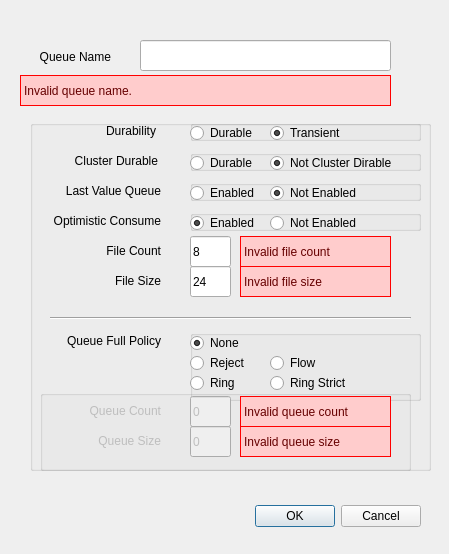
<?xml version="1.0" encoding="UTF-8"?>
<ui version="4.0">
 <class>DialogDeclareQueue</class>
 <widget class="QDialog" name="DialogDeclareQueue">
  <property name="geometry">
   <rect>
    <x>0</x>
    <y>0</y>
    <width>449</width>
    <height>554</height>
   </rect>
  </property>
  <property name="windowTitle">
   <string>Declare a new Queue</string>
  </property>
  <property name="windowOpacity">
   <double>1.000000000000000</double>
  </property>
  <property name="modal">
   <bool>false</bool>
  </property>
  <widget class="QDialogButtonBox" name="buttonBox">
   <property name="geometry">
    <rect>
     <x>80</x>
     <y>500</y>
     <width>341</width>
     <height>32</height>
    </rect>
   </property>
   <property name="orientation">
    <enum>Qt::Horizontal</enum>
   </property>
   <property name="standardButtons">
    <set>QDialogButtonBox::Cancel|QDialogButtonBox::Ok</set>
   </property>
  </widget>
  <widget class="QLabel" name="labelName">
   <property name="geometry">
    <rect>
     <x>20</x>
     <y>46</y>
     <width>91</width>
     <height>21</height>
    </rect>
   </property>
   <property name="toolTip">
    <string>The name of the queue to declare. 0-9, A-Z, a-z, . or _</string>
   </property>
   <property name="whatsThis">
    <string/>
   </property>
   <property name="text">
    <string>Queue Name</string>
   </property>
   <property name="alignment">
    <set>Qt::AlignRight|Qt::AlignTrailing|Qt::AlignVCenter</set>
   </property>
  </widget>
  <widget class="QLineEdit" name="lineEditName">
   <property name="geometry">
    <rect>
     <x>140</x>
     <y>40</y>
     <width>251</width>
     <height>31</height>
    </rect>
   </property>
   <property name="maxLength">
    <number>256</number>
   </property>
  </widget>
  <widget class="QGroupBox" name="groupBoxExtra">
   <property name="enabled">
    <bool>true</bool>
   </property>
   <property name="geometry">
    <rect>
     <x>30</x>
     <y>120</y>
     <width>401</width>
     <height>351</height>
    </rect>
   </property>
   <property name="title">
    <string/>
   </property>
   <widget class="QLabel" name="labelDurability">
    <property name="geometry">
     <rect>
      <x>60</x>
      <y>0</y>
      <width>66</width>
      <height>21</height>
     </rect>
    </property>
    <property name="text">
     <string>Durability</string>
    </property>
    <property name="alignment">
     <set>Qt::AlignRight|Qt::AlignTrailing|Qt::AlignVCenter</set>
    </property>
   </widget>
   <widget class="QGroupBox" name="groupBoxDirability">
    <property name="geometry">
     <rect>
      <x>160</x>
      <y>0</y>
      <width>231</width>
      <height>21</height>
     </rect>
    </property>
    <property name="title">
     <string/>
    </property>
    <property name="alignment">
     <set>Qt::AlignLeading|Qt::AlignLeft|Qt::AlignVCenter</set>
    </property>
    <widget class="QRadioButton" name="radioButtonTransient">
     <property name="geometry">
      <rect>
       <x>80</x>
       <y>0</y>
       <width>108</width>
       <height>26</height>
      </rect>
     </property>
     <property name="text">
      <string>Transient</string>
     </property>
     <property name="checked">
      <bool>true</bool>
     </property>
    </widget>
    <widget class="QRadioButton" name="radioButtonDurable">
     <property name="geometry">
      <rect>
       <x>0</x>
       <y>0</y>
       <width>81</width>
       <height>26</height>
      </rect>
     </property>
     <property name="text">
      <string>Durable</string>
     </property>
     <property name="checked">
      <bool>false</bool>
     </property>
    </widget>
   </widget>
   <widget class="QGroupBox" name="groupBoxCluster">
    <property name="geometry">
     <rect>
      <x>160</x>
      <y>30</y>
      <width>231</width>
      <height>21</height>
     </rect>
    </property>
    <property name="title">
     <string/>
    </property>
    <property name="alignment">
     <set>Qt::AlignLeading|Qt::AlignLeft|Qt::AlignVCenter</set>
    </property>
    <widget class="QRadioButton" name="radioButtonClusterTransient">
     <property name="geometry">
      <rect>
       <x>80</x>
       <y>0</y>
       <width>161</width>
       <height>26</height>
      </rect>
     </property>
     <property name="text">
      <string>Not Cluster Dirable</string>
     </property>
     <property name="checked">
      <bool>true</bool>
     </property>
    </widget>
    <widget class="QRadioButton" name="radioButtonClusterDurable">
     <property name="geometry">
      <rect>
       <x>0</x>
       <y>0</y>
       <width>81</width>
       <height>26</height>
      </rect>
     </property>
     <property name="text">
      <string>Durable</string>
     </property>
     <property name="checked">
      <bool>false</bool>
     </property>
    </widget>
   </widget>
   <widget class="QGroupBox" name="groupBoxConsume">
    <property name="geometry">
     <rect>
      <x>160</x>
      <y>90</y>
      <width>231</width>
      <height>21</height>
     </rect>
    </property>
    <property name="title">
     <string/>
    </property>
    <property name="alignment">
     <set>Qt::AlignLeading|Qt::AlignLeft|Qt::AlignVCenter</set>
    </property>
    <widget class="QRadioButton" name="radioButtonConsumeDisabled">
     <property name="geometry">
      <rect>
       <x>80</x>
       <y>0</y>
       <width>108</width>
       <height>26</height>
      </rect>
     </property>
     <property name="text">
      <string>Not Enabled</string>
     </property>
    </widget>
    <widget class="QRadioButton" name="radioButtonConsumeEnabled">
     <property name="geometry">
      <rect>
       <x>0</x>
       <y>0</y>
       <width>81</width>
       <height>26</height>
      </rect>
     </property>
     <property name="text">
      <string>Enabled</string>
     </property>
     <property name="checked">
      <bool>true</bool>
     </property>
    </widget>
   </widget>
   <widget class="QLineEdit" name="lineEditFileCount">
    <property name="geometry">
     <rect>
      <x>160</x>
      <y>116</y>
      <width>41</width>
      <height>31</height>
     </rect>
    </property>
    <property name="inputMask">
     <string>D00; </string>
    </property>
    <property name="text">
     <string>8</string>
    </property>
    <property name="placeholderText">
     <string/>
    </property>
   </widget>
   <widget class="QGroupBox" name="groupBoxLVQ">
    <property name="geometry">
     <rect>
      <x>160</x>
      <y>60</y>
      <width>231</width>
      <height>21</height>
     </rect>
    </property>
    <property name="title">
     <string/>
    </property>
    <property name="alignment">
     <set>Qt::AlignLeading|Qt::AlignLeft|Qt::AlignVCenter</set>
    </property>
    <widget class="QRadioButton" name="radioButtonLVQDisabled">
     <property name="geometry">
      <rect>
       <x>80</x>
       <y>0</y>
       <width>108</width>
       <height>26</height>
      </rect>
     </property>
     <property name="text">
      <string>Not Enabled</string>
     </property>
     <property name="checked">
      <bool>true</bool>
     </property>
    </widget>
    <widget class="QRadioButton" name="radioButtonLVQEnabled">
     <property name="geometry">
      <rect>
       <x>0</x>
       <y>0</y>
       <width>81</width>
       <height>26</height>
      </rect>
     </property>
     <property name="text">
      <string>Enabled</string>
     </property>
     <property name="checked">
      <bool>false</bool>
     </property>
    </widget>
   </widget>
   <widget class="QLabel" name="labelConsume">
    <property name="geometry">
     <rect>
      <x>0</x>
      <y>90</y>
      <width>131</width>
      <height>21</height>
     </rect>
    </property>
    <property name="text">
     <string>Optimistic Consume</string>
    </property>
    <property name="alignment">
     <set>Qt::AlignRight|Qt::AlignTrailing|Qt::AlignVCenter</set>
    </property>
   </widget>
   <widget class="QLabel" name="labelPolicy">
    <property name="geometry">
     <rect>
      <x>0</x>
      <y>210</y>
      <width>131</width>
      <height>21</height>
     </rect>
    </property>
    <property name="text">
     <string>Queue Full Policy</string>
    </property>
    <property name="alignment">
     <set>Qt::AlignRight|Qt::AlignTrailing|Qt::AlignVCenter</set>
    </property>
   </widget>
   <widget class="QLabel" name="labelFileSize">
    <property name="geometry">
     <rect>
      <x>10</x>
      <y>150</y>
      <width>121</width>
      <height>21</height>
     </rect>
    </property>
    <property name="text">
     <string>File Size</string>
    </property>
    <property name="alignment">
     <set>Qt::AlignRight|Qt::AlignTrailing|Qt::AlignVCenter</set>
    </property>
   </widget>
   <widget class="QLabel" name="labelLVQ">
    <property name="geometry">
     <rect>
      <x>10</x>
      <y>60</y>
      <width>121</width>
      <height>21</height>
     </rect>
    </property>
    <property name="text">
     <string>Last Value Queue</string>
    </property>
    <property name="alignment">
     <set>Qt::AlignRight|Qt::AlignTrailing|Qt::AlignVCenter</set>
    </property>
   </widget>
   <widget class="QLabel" name="labelClusterDurability">
    <property name="geometry">
     <rect>
      <x>17</x>
      <y>30</y>
      <width>111</width>
      <height>21</height>
     </rect>
    </property>
    <property name="text">
     <string>Cluster Durable</string>
    </property>
    <property name="alignment">
     <set>Qt::AlignRight|Qt::AlignTrailing|Qt::AlignVCenter</set>
    </property>
   </widget>
   <widget class="QLineEdit" name="lineEditFileSize">
    <property name="geometry">
     <rect>
      <x>160</x>
      <y>146</y>
      <width>41</width>
      <height>31</height>
     </rect>
    </property>
    <property name="inputMask">
     <string>D00; </string>
    </property>
    <property name="text">
     <string>24</string>
    </property>
   </widget>
   <widget class="QGroupBox" name="groupBoxPolicy">
    <property name="geometry">
     <rect>
      <x>160</x>
      <y>210</y>
      <width>231</width>
      <height>71</height>
     </rect>
    </property>
    <property name="title">
     <string/>
    </property>
    <property name="alignment">
     <set>Qt::AlignLeading|Qt::AlignLeft|Qt::AlignVCenter</set>
    </property>
    <widget class="QRadioButton" name="radioButtonPolicyReject">
     <property name="geometry">
      <rect>
       <x>0</x>
       <y>20</y>
       <width>108</width>
       <height>26</height>
      </rect>
     </property>
     <property name="text">
      <string>Reject</string>
     </property>
    </widget>
    <widget class="QRadioButton" name="radioButtonPolicyNone">
     <property name="geometry">
      <rect>
       <x>0</x>
       <y>0</y>
       <width>81</width>
       <height>26</height>
      </rect>
     </property>
     <property name="text">
      <string>None</string>
     </property>
     <property name="checked">
      <bool>true</bool>
     </property>
    </widget>
    <widget class="QRadioButton" name="radioButtonPolicyFlow">
     <property name="geometry">
      <rect>
       <x>80</x>
       <y>20</y>
       <width>108</width>
       <height>26</height>
      </rect>
     </property>
     <property name="text">
      <string>Flow</string>
     </property>
    </widget>
    <widget class="QRadioButton" name="radioButtonPolicyRing">
     <property name="geometry">
      <rect>
       <x>0</x>
       <y>40</y>
       <width>108</width>
       <height>26</height>
      </rect>
     </property>
     <property name="text">
      <string>Ring</string>
     </property>
    </widget>
    <widget class="QRadioButton" name="radioButtonPolicyRingStrict">
     <property name="geometry">
      <rect>
       <x>80</x>
       <y>40</y>
       <width>108</width>
       <height>26</height>
      </rect>
     </property>
     <property name="text">
      <string>Ring Strict</string>
     </property>
    </widget>
   </widget>
   <widget class="QLabel" name="labelFileCount">
    <property name="geometry">
     <rect>
      <x>10</x>
      <y>120</y>
      <width>121</width>
      <height>21</height>
     </rect>
    </property>
    <property name="text">
     <string>File Count</string>
    </property>
    <property name="alignment">
     <set>Qt::AlignRight|Qt::AlignTrailing|Qt::AlignVCenter</set>
    </property>
   </widget>
   <widget class="QGroupBox" name="groupBoxQueue">
    <property name="enabled">
     <bool>false</bool>
    </property>
    <property name="geometry">
     <rect>
      <x>10</x>
      <y>270</y>
      <width>371</width>
      <height>81</height>
     </rect>
    </property>
    <property name="title">
     <string/>
    </property>
    <widget class="QLabel" name="labelQueueCount">
     <property name="geometry">
      <rect>
       <x>0</x>
       <y>10</y>
       <width>121</width>
       <height>21</height>
      </rect>
     </property>
     <property name="text">
      <string>Queue Count</string>
     </property>
     <property name="alignment">
      <set>Qt::AlignRight|Qt::AlignTrailing|Qt::AlignVCenter</set>
     </property>
    </widget>
    <widget class="WhatsThisButton" name="toolButtonQueueCount">
     <property name="geometry">
      <rect>
       <x>130</x>
       <y>16</y>
       <width>14</width>
       <height>14</height>
      </rect>
     </property>
     <property name="whatsThis">
      <string>&lt;html&gt;&lt;head/&gt;&lt;body&gt;&lt;p&gt;&lt;span style=&quot; font-weight:600;&quot;&gt;Queue Count&lt;/span&gt;&lt;/p&gt;&lt;p&gt;Maximum in-memory queue size as a number of messages. Applies if Policy is set.&lt;/p&gt;&lt;/body&gt;&lt;/html&gt;</string>
     </property>
     <property name="styleSheet">
      <string notr="true">border: 0px;</string>
     </property>
     <property name="text">
      <string/>
     </property>
     <property name="icon">
      <iconset resource="sink.qrc">
       <normaloff>:/images/help-20.png</normaloff>:/images/help-20.png</iconset>
     </property>
     <property name="iconSize">
      <size>
       <width>20</width>
       <height>20</height>
      </size>
     </property>
     <property name="toolButtonStyle">
      <enum>Qt::ToolButtonIconOnly</enum>
     </property>
    </widget>
    <widget class="WhatsThisButton" name="toolButtonQueueSize">
     <property name="geometry">
      <rect>
       <x>130</x>
       <y>46</y>
       <width>14</width>
       <height>14</height>
      </rect>
     </property>
     <property name="whatsThis">
      <string>&lt;html&gt;&lt;head/&gt;&lt;body&gt;&lt;p&gt;&lt;span style=&quot; font-weight:600;&quot;&gt;Queue Size&lt;/span&gt;&lt;/p&gt;&lt;p&gt;Maximum in-memory queue size as bytes. Applies if Policy is set.&lt;/p&gt;&lt;/body&gt;&lt;/html&gt;</string>
     </property>
     <property name="styleSheet">
      <string notr="true">border: 0px;</string>
     </property>
     <property name="text">
      <string/>
     </property>
     <property name="icon">
      <iconset resource="sink.qrc">
       <normaloff>:/images/help-20.png</normaloff>:/images/help-20.png</iconset>
     </property>
     <property name="iconSize">
      <size>
       <width>20</width>
       <height>20</height>
      </size>
     </property>
     <property name="toolButtonStyle">
      <enum>Qt::ToolButtonIconOnly</enum>
     </property>
    </widget>
    <widget class="QLineEdit" name="lineEditQueueCount">
     <property name="geometry">
      <rect>
       <x>150</x>
       <y>6</y>
       <width>41</width>
       <height>31</height>
      </rect>
     </property>
     <property name="inputMask">
      <string>900; </string>
     </property>
     <property name="text">
      <string>0</string>
     </property>
     <property name="placeholderText">
      <string/>
     </property>
    </widget>
    <widget class="QLabel" name="labelQueueSize">
     <property name="geometry">
      <rect>
       <x>0</x>
       <y>40</y>
       <width>121</width>
       <height>21</height>
      </rect>
     </property>
     <property name="text">
      <string>Queue Size</string>
     </property>
     <property name="alignment">
      <set>Qt::AlignRight|Qt::AlignTrailing|Qt::AlignVCenter</set>
     </property>
    </widget>
    <widget class="QLineEdit" name="lineEditQueueSize">
     <property name="geometry">
      <rect>
       <x>150</x>
       <y>36</y>
       <width>41</width>
       <height>31</height>
      </rect>
     </property>
     <property name="inputMask">
      <string>900; </string>
     </property>
     <property name="text">
      <string>0</string>
     </property>
    </widget>
    <widget class="QLabel" name="labelNameError_4">
     <property name="geometry">
      <rect>
       <x>200</x>
       <y>6</y>
       <width>151</width>
       <height>31</height>
      </rect>
     </property>
     <property name="styleSheet">
      <string notr="true">border: 1px solid red;
background-color: #FFCCCC;
color: #660000;</string>
     </property>
     <property name="text">
      <string>Invalid queue count</string>
     </property>
    </widget>
    <widget class="QLabel" name="labelNameError_5">
     <property name="geometry">
      <rect>
       <x>200</x>
       <y>36</y>
       <width>151</width>
       <height>31</height>
      </rect>
     </property>
     <property name="styleSheet">
      <string notr="true">border: 1px solid red;
background-color: #FFCCCC;
color: #660000;</string>
     </property>
     <property name="text">
      <string>Invalid queue size</string>
     </property>
    </widget>
   </widget>
   <widget class="Line" name="line">
    <property name="geometry">
     <rect>
      <x>20</x>
      <y>190</y>
      <width>361</width>
      <height>16</height>
     </rect>
    </property>
    <property name="orientation">
     <enum>Qt::Horizontal</enum>
    </property>
   </widget>
   <widget class="WhatsThisButton" name="toolButtonDurability">
    <property name="geometry">
     <rect>
      <x>140</x>
      <y>6</y>
      <width>14</width>
      <height>14</height>
     </rect>
    </property>
    <property name="whatsThis">
     <string>&lt;html&gt;&lt;head/&gt;&lt;body&gt;&lt;p&gt;&lt;span style=&quot; font-weight:600;&quot;&gt;Durability&lt;/span&gt;&lt;/p&gt;&lt;p&gt;Queue is durable. The queue contents will be stored on disk and will be restored when a broker is restarted.&lt;/p&gt;&lt;/body&gt;&lt;/html&gt;</string>
    </property>
    <property name="styleSheet">
     <string notr="true">border: 0px;</string>
    </property>
    <property name="text">
     <string/>
    </property>
    <property name="icon">
     <iconset resource="sink.qrc">
      <normaloff>:/images/help-20.png</normaloff>:/images/help-20.png</iconset>
    </property>
    <property name="iconSize">
     <size>
      <width>20</width>
      <height>20</height>
     </size>
    </property>
    <property name="toolButtonStyle">
     <enum>Qt::ToolButtonIconOnly</enum>
    </property>
   </widget>
   <widget class="WhatsThisButton" name="toolButtonCluster">
    <property name="geometry">
     <rect>
      <x>140</x>
      <y>36</y>
      <width>14</width>
      <height>14</height>
     </rect>
    </property>
    <property name="whatsThis">
     <string>&lt;html&gt;&lt;head/&gt;&lt;body&gt;&lt;p&gt;&lt;span style=&quot; font-weight:600;&quot;&gt;Cluster Durable&lt;/span&gt;&lt;/p&gt;&lt;p&gt;The queue will become durable if there is only one functioning cluster node.&lt;/p&gt;&lt;/body&gt;&lt;/html&gt;</string>
    </property>
    <property name="styleSheet">
     <string notr="true">border: 0px;</string>
    </property>
    <property name="text">
     <string/>
    </property>
    <property name="icon">
     <iconset resource="sink.qrc">
      <normaloff>:/images/help-20.png</normaloff>:/images/help-20.png</iconset>
    </property>
    <property name="iconSize">
     <size>
      <width>20</width>
      <height>20</height>
     </size>
    </property>
    <property name="toolButtonStyle">
     <enum>Qt::ToolButtonIconOnly</enum>
    </property>
   </widget>
   <widget class="WhatsThisButton" name="toolButtonLVQ">
    <property name="geometry">
     <rect>
      <x>140</x>
      <y>66</y>
      <width>14</width>
      <height>14</height>
     </rect>
    </property>
    <property name="whatsThis">
     <string>&lt;html&gt;&lt;head/&gt;&lt;body&gt;&lt;p&gt;&lt;span style=&quot; font-weight:600;&quot;&gt;Last Value Queue&lt;/span&gt;&lt;/p&gt;&lt;p&gt;Only the last value received (message) is stored in the queue.&lt;/p&gt;&lt;/body&gt;&lt;/html&gt;</string>
    </property>
    <property name="styleSheet">
     <string notr="true">border: 0px;</string>
    </property>
    <property name="text">
     <string/>
    </property>
    <property name="icon">
     <iconset resource="sink.qrc">
      <normaloff>:/images/help-20.png</normaloff>:/images/help-20.png</iconset>
    </property>
    <property name="iconSize">
     <size>
      <width>20</width>
      <height>20</height>
     </size>
    </property>
    <property name="toolButtonStyle">
     <enum>Qt::ToolButtonIconOnly</enum>
    </property>
   </widget>
   <widget class="WhatsThisButton" name="toolButtonConsume">
    <property name="geometry">
     <rect>
      <x>140</x>
      <y>96</y>
      <width>14</width>
      <height>14</height>
     </rect>
    </property>
    <property name="whatsThis">
     <string>&lt;html&gt;&lt;head/&gt;&lt;body&gt;&lt;p&gt;&lt;span style=&quot; font-weight:600;&quot;&gt;Optimistic Consume&lt;/span&gt;&lt;/p&gt;&lt;p&gt;Enable optimistic consume on the queue.&lt;/p&gt;&lt;/body&gt;&lt;/html&gt;</string>
    </property>
    <property name="styleSheet">
     <string notr="true">border: 0px;</string>
    </property>
    <property name="text">
     <string/>
    </property>
    <property name="icon">
     <iconset resource="sink.qrc">
      <normaloff>:/images/help-20.png</normaloff>:/images/help-20.png</iconset>
    </property>
    <property name="iconSize">
     <size>
      <width>20</width>
      <height>20</height>
     </size>
    </property>
    <property name="toolButtonStyle">
     <enum>Qt::ToolButtonIconOnly</enum>
    </property>
   </widget>
   <widget class="WhatsThisButton" name="toolButtonFileCount">
    <property name="geometry">
     <rect>
      <x>140</x>
      <y>126</y>
      <width>14</width>
      <height>14</height>
     </rect>
    </property>
    <property name="whatsThis">
     <string>&lt;html&gt;&lt;head/&gt;&lt;body&gt;&lt;p&gt;&lt;span style=&quot; font-weight:600;&quot;&gt;File Count&lt;/span&gt;&lt;/p&gt;&lt;p&gt;Number of files in queue's persistence journal.&lt;/p&gt;&lt;/body&gt;&lt;/html&gt;</string>
    </property>
    <property name="styleSheet">
     <string notr="true">border: 0px;</string>
    </property>
    <property name="text">
     <string/>
    </property>
    <property name="icon">
     <iconset resource="sink.qrc">
      <normaloff>:/images/help-20.png</normaloff>:/images/help-20.png</iconset>
    </property>
    <property name="iconSize">
     <size>
      <width>20</width>
      <height>20</height>
     </size>
    </property>
    <property name="toolButtonStyle">
     <enum>Qt::ToolButtonIconOnly</enum>
    </property>
   </widget>
   <widget class="WhatsThisButton" name="toolButtonFileSize">
    <property name="geometry">
     <rect>
      <x>140</x>
      <y>156</y>
      <width>14</width>
      <height>14</height>
     </rect>
    </property>
    <property name="whatsThis">
     <string>&lt;html&gt;&lt;head/&gt;&lt;body&gt;&lt;p&gt;&lt;span style=&quot; font-weight:600;&quot;&gt;File Size&lt;/span&gt;&lt;/p&gt;&lt;p&gt;File size in pages - 64Kb/page.&lt;/p&gt;&lt;/body&gt;&lt;/html&gt;</string>
    </property>
    <property name="styleSheet">
     <string notr="true">border: 0px;</string>
    </property>
    <property name="text">
     <string/>
    </property>
    <property name="icon">
     <iconset resource="sink.qrc">
      <normaloff>:/images/help-20.png</normaloff>:/images/help-20.png</iconset>
    </property>
    <property name="iconSize">
     <size>
      <width>20</width>
      <height>20</height>
     </size>
    </property>
    <property name="toolButtonStyle">
     <enum>Qt::ToolButtonIconOnly</enum>
    </property>
   </widget>
   <widget class="WhatsThisButton" name="toolButtonPolicy">
    <property name="geometry">
     <rect>
      <x>140</x>
      <y>216</y>
      <width>14</width>
      <height>14</height>
     </rect>
    </property>
    <property name="whatsThis">
     <string>&lt;html&gt;&lt;head/&gt;&lt;body&gt;&lt;p&gt;&lt;span style=&quot; font-weight:600;&quot;&gt;Policy&lt;/span&gt;&lt;/p&gt;&lt;p&gt;Action taken when queue limit is reached.&lt;/p&gt;&lt;/body&gt;&lt;/html&gt;</string>
    </property>
    <property name="styleSheet">
     <string notr="true">border: 0px;</string>
    </property>
    <property name="text">
     <string/>
    </property>
    <property name="icon">
     <iconset resource="sink.qrc">
      <normaloff>:/images/help-20.png</normaloff>:/images/help-20.png</iconset>
    </property>
    <property name="iconSize">
     <size>
      <width>20</width>
      <height>20</height>
     </size>
    </property>
    <property name="toolButtonStyle">
     <enum>Qt::ToolButtonIconOnly</enum>
    </property>
   </widget>
   <widget class="QLabel" name="labelNameError_2">
    <property name="geometry">
     <rect>
      <x>210</x>
      <y>116</y>
      <width>151</width>
      <height>31</height>
     </rect>
    </property>
    <property name="styleSheet">
     <string notr="true">border: 1px solid red;
background-color: #FFCCCC;
color: #660000;</string>
    </property>
    <property name="text">
     <string>Invalid file count</string>
    </property>
   </widget>
   <widget class="QLabel" name="labelNameError_3">
    <property name="geometry">
     <rect>
      <x>210</x>
      <y>146</y>
      <width>151</width>
      <height>31</height>
     </rect>
    </property>
    <property name="styleSheet">
     <string notr="true">border: 1px solid red;
background-color: #FFCCCC;
color: #660000;</string>
    </property>
    <property name="text">
     <string>Invalid file size</string>
    </property>
   </widget>
  </widget>
  <widget class="WhatsThisButton" name="toolButtonName">
   <property name="geometry">
    <rect>
     <x>115</x>
     <y>50</y>
     <width>14</width>
     <height>14</height>
    </rect>
   </property>
   <property name="whatsThis">
    <string>&lt;html&gt;&lt;head/&gt;&lt;body&gt;

&lt;b&gt;Queue naming rules&lt;/b&gt;
&lt;p&gt;Queue names may contain the characters&lt;ul&gt;
	&lt;li&gt;A-Z&lt;/li&gt;
	&lt;li&gt;a-z&lt;/li&gt;
	&lt;li&gt;0-9&lt;/li&gt;
	&lt;li&gt;dot and underscore&lt;/li&gt;
&lt;/ul&gt;
&lt;/p&gt;

&lt;/body&gt;
&lt;/htm&gt;</string>
   </property>
   <property name="styleSheet">
    <string notr="true">border: 0px;</string>
   </property>
   <property name="text">
    <string/>
   </property>
   <property name="icon">
    <iconset resource="sink.qrc">
     <normaloff>:/images/help-20.png</normaloff>:/images/help-20.png</iconset>
   </property>
   <property name="iconSize">
    <size>
     <width>20</width>
     <height>20</height>
    </size>
   </property>
   <property name="toolButtonStyle">
    <enum>Qt::ToolButtonIconOnly</enum>
   </property>
  </widget>
  <widget class="QLabel" name="labelNameError">
   <property name="geometry">
    <rect>
     <x>20</x>
     <y>75</y>
     <width>371</width>
     <height>31</height>
    </rect>
   </property>
   <property name="styleSheet">
    <string notr="true">border: 1px solid red;
background-color: #FFCCCC;
color: #660000;</string>
   </property>
   <property name="text">
    <string>Invalid queue name.</string>
   </property>
  </widget>
 </widget>
 <customwidgets>
  <customwidget>
   <class>WhatsThisButton</class>
   <extends>QToolButton</extends>
   <header location="global">whatsthisbutton.h</header>
  </customwidget>
 </customwidgets>
 <tabstops>
  <tabstop>lineEditName</tabstop>
  <tabstop>radioButtonDurable</tabstop>
  <tabstop>radioButtonTransient</tabstop>
  <tabstop>radioButtonClusterDurable</tabstop>
  <tabstop>radioButtonClusterTransient</tabstop>
  <tabstop>radioButtonLVQEnabled</tabstop>
  <tabstop>radioButtonLVQDisabled</tabstop>
  <tabstop>radioButtonConsumeEnabled</tabstop>
  <tabstop>radioButtonConsumeDisabled</tabstop>
  <tabstop>lineEditFileCount</tabstop>
  <tabstop>lineEditFileSize</tabstop>
  <tabstop>radioButtonPolicyNone</tabstop>
  <tabstop>radioButtonPolicyReject</tabstop>
  <tabstop>radioButtonPolicyFlow</tabstop>
  <tabstop>radioButtonPolicyRing</tabstop>
  <tabstop>radioButtonPolicyRingStrict</tabstop>
  <tabstop>lineEditQueueCount</tabstop>
  <tabstop>lineEditQueueSize</tabstop>
  <tabstop>buttonBox</tabstop>
 </tabstops>
 <resources>
  <include location="sink.qrc"/>
 </resources>
 <connections>
  <connection>
   <sender>buttonBox</sender>
   <signal>accepted()</signal>
   <receiver>DialogDeclareQueue</receiver>
   <slot>accept()</slot>
   <hints>
    <hint type="sourcelabel">
     <x>248</x>
     <y>254</y>
    </hint>
    <hint type="destinationlabel">
     <x>157</x>
     <y>274</y>
    </hint>
   </hints>
  </connection>
  <connection>
   <sender>buttonBox</sender>
   <signal>rejected()</signal>
   <receiver>DialogDeclareQueue</receiver>
   <slot>reject()</slot>
   <hints>
    <hint type="sourcelabel">
     <x>316</x>
     <y>260</y>
    </hint>
    <hint type="destinationlabel">
     <x>286</x>
     <y>274</y>
    </hint>
   </hints>
  </connection>
  <connection>
   <sender>radioButtonPolicyReject</sender>
   <signal>clicked(bool)</signal>
   <receiver>groupBoxQueue</receiver>
   <slot>setEnabled(bool)</slot>
   <hints>
    <hint type="sourcelabel">
     <x>233</x>
     <y>312</y>
    </hint>
    <hint type="destinationlabel">
     <x>219</x>
     <y>380</y>
    </hint>
   </hints>
  </connection>
  <connection>
   <sender>radioButtonPolicyNone</sender>
   <signal>clicked(bool)</signal>
   <receiver>groupBoxQueue</receiver>
   <slot>setDisabled(bool)</slot>
   <hints>
    <hint type="sourcelabel">
     <x>220</x>
     <y>292</y>
    </hint>
    <hint type="destinationlabel">
     <x>219</x>
     <y>380</y>
    </hint>
   </hints>
  </connection>
  <connection>
   <sender>radioButtonPolicyFlow</sender>
   <signal>clicked(bool)</signal>
   <receiver>groupBoxQueue</receiver>
   <slot>setEnabled(bool)</slot>
   <hints>
    <hint type="sourcelabel">
     <x>313</x>
     <y>312</y>
    </hint>
    <hint type="destinationlabel">
     <x>219</x>
     <y>380</y>
    </hint>
   </hints>
  </connection>
  <connection>
   <sender>radioButtonPolicyRing</sender>
   <signal>clicked(bool)</signal>
   <receiver>groupBoxQueue</receiver>
   <slot>setEnabled(bool)</slot>
   <hints>
    <hint type="sourcelabel">
     <x>233</x>
     <y>332</y>
    </hint>
    <hint type="destinationlabel">
     <x>219</x>
     <y>380</y>
    </hint>
   </hints>
  </connection>
  <connection>
   <sender>radioButtonPolicyRingStrict</sender>
   <signal>clicked(bool)</signal>
   <receiver>groupBoxQueue</receiver>
   <slot>setEnabled(bool)</slot>
   <hints>
    <hint type="sourcelabel">
     <x>313</x>
     <y>332</y>
    </hint>
    <hint type="destinationlabel">
     <x>219</x>
     <y>380</y>
    </hint>
   </hints>
  </connection>
 </connections>
</ui>
